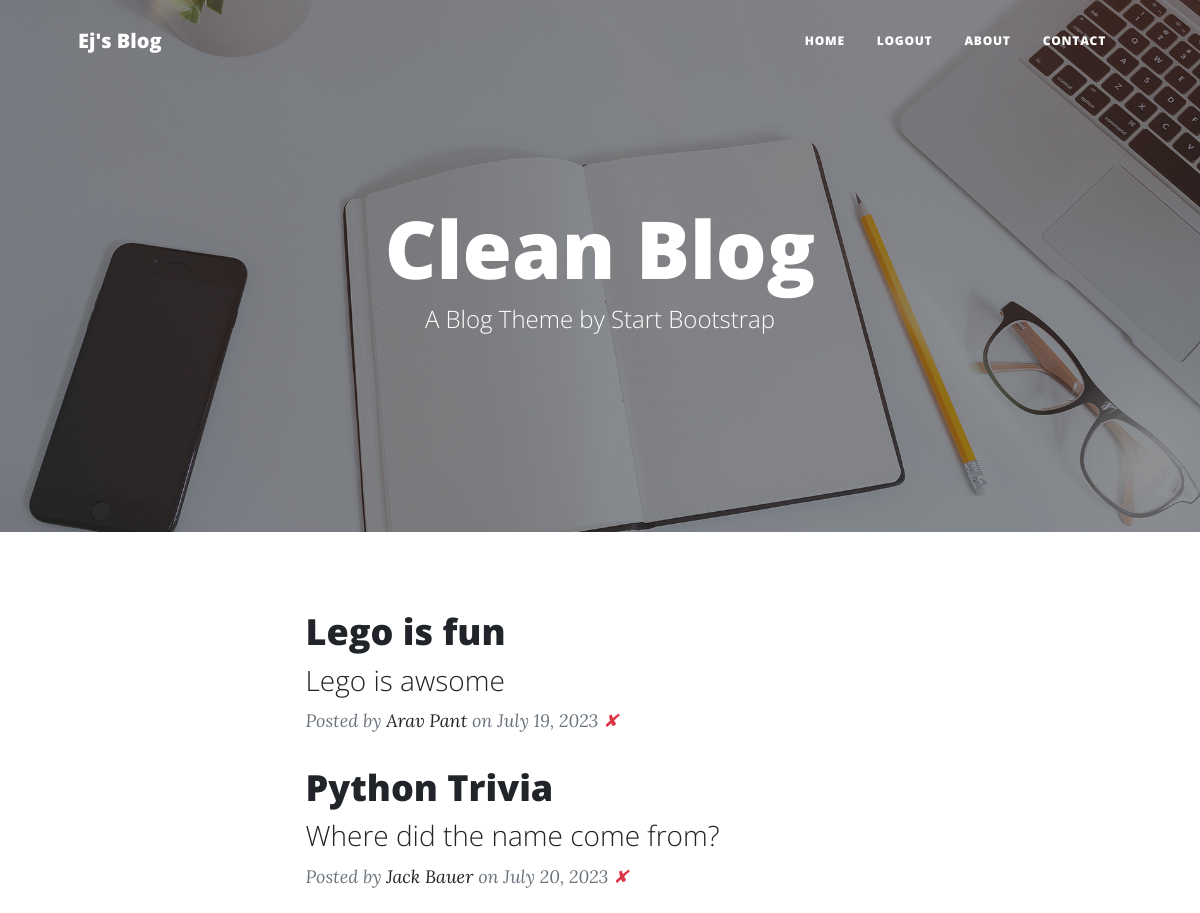
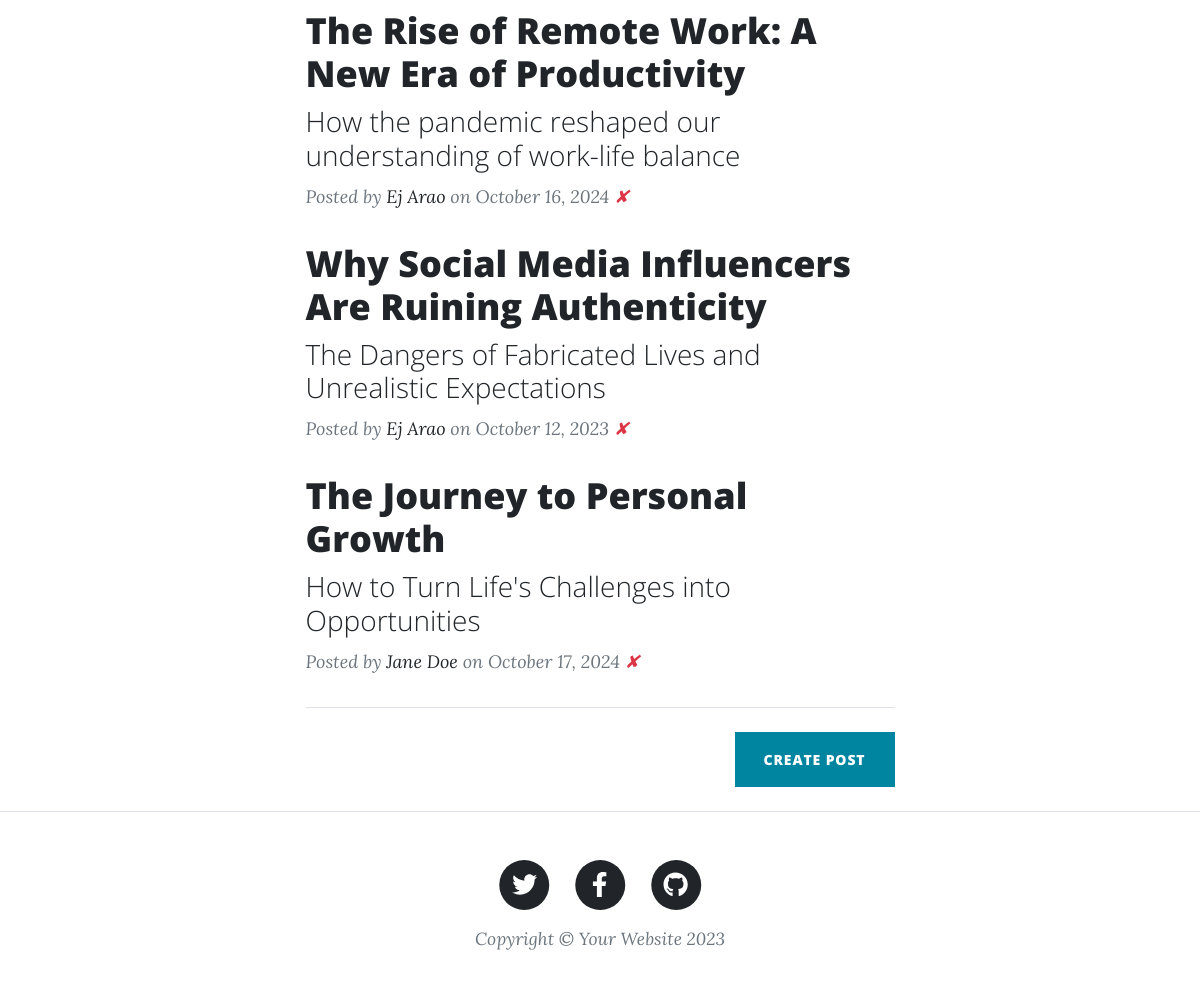
Screenshot of / (signed in) with the database file from the repository (2 pictures, top to bottom).
### models.py (models this page shows)
class BlogPost(db.Model):
    id: Mapped[int] = mapped_column(Integer, primary_key=True)
    title: Mapped[str] = mapped_column(String(250), unique=True, nullable=False)
    subtitle: Mapped[str] = mapped_column(String(250), nullable=False)
    date: Mapped[str] = mapped_column(String(250), nullable=False)
    body: Mapped[str] = mapped_column(Text, nullable=False)
    author: Mapped[str] = mapped_column(String(250), nullable=False)
    img_url: Mapped[str] = mapped_column(String(250), nullable=False)

### routes.py (the view)
@app.route('/')
@login_required
def home():
    bg_image_url = '/static/assets/img/home-bg.jpg'
    main_heading = 'Clean Blog'
    sub_heading = 'A Blog Theme by Start Bootstrap'
    blog_posts = BlogPost.query.all()
    return render_template('index.html', posts=blog_posts, bg_image_url=bg_image_url, main_heading=main_heading, sub_heading=sub_heading)

### routes.py (called while the page is built)
@login_manager.user_loader
def load_user(user_id):
    return User.query.get(int(user_id))

### templates/index.html
<!DOCTYPE html>
<html lang="en">
    {% include 'base/header.html' %}
    <body>
        {% include 'base/hero.html' %}
        <div class="container px-4 px-lg-5">
            <div class="row gx-4 gx-lg-5 justify-content-center">
                <div class="col-md-10 col-lg-8 col-xl-7">
                    {% for blog_post in posts %}
                    <div class="post-preview">
                        <a href="{{ url_for('blog', post_id=blog_post.id) }}">
                            <h2 class="post-title">{{ blog_post.title }}</h2>
                            <h3 class="post-subtitle">{{ blog_post.subtitle }}</h3>
                        </a>
                        <p class="post-meta">
                            Posted by
                            <a href="{{ url_for('home') }}">{{ blog_post.author }}</a>
                            on {{ blog_post.date }}
                            {% set delete_url = 'delete_post' %}
                            <a href="#" class="text-danger" data-bs-toggle="modal" data-bs-target="#deleteModal" onclick="setDeleteUrl('{{ url_for(delete_url, post_id=blog_post.id) }}')">✘</a>
                        </p>
                    </div>
                    {% endfor %}
                    <hr class="my-4" />
                    <div class="d-flex justify-content-end mb-4">
                        <a class="btn btn-primary text-uppercase" href="{{ url_for('manage_post') }}">Create Post</a>
                    </div>
                </div>
            </div>
        </div>
        {% include 'base/footer.html' %}
    </body>
</html>

### templates/base/header.html (shortened to what this page needs)
<head>
    <link href="/static/css/styles.css" rel="stylesheet" />
    <nav class="navbar navbar-expand-lg navbar-light" id="mainNav">
        <div class="container px-4 px-lg-5">
            <a class="navbar-brand" href="{{url_for('home')}}">Ej's Blog</a>
            <div class="collapse navbar-collapse" id="navbarResponsive">
                <ul class="navbar-nav ms-auto py-4 py-lg-0">
                    <li class="nav-item"><a class="nav-link px-lg-3 py-3 py-lg-4" href="{{ url_for('home') }}">Home</a></li>
                    {% if current_user.is_authenticated %}
                        <li class="nav-item"><a class="nav-link px-lg-3 py-3 py-lg-4" href="{{ url_for('logout') }}">Logout</a></li>
                    {% else %}
                        <li class="nav-item"><a class="nav-link px-lg-3 py-3 py-lg-4" href="{{ url_for('login') }}">Login</a></li>
                        <li class="nav-item"><a class="nav-link px-lg-3 py-3 py-lg-4" href="{{ url_for('register') }}">Register</a></li>
                    {% endif %}
                    <li class="nav-item"><a class="nav-link px-lg-3 py-3 py-lg-4" href="{{ url_for('about') }}">About</a></li>
                    <li class="nav-item"><a class="nav-link px-lg-3 py-3 py-lg-4" href="{{ url_for('contact') }}">Contact</a></li>
                </ul>
            </div>
        </div>
    </nav>
</head>

### templates/base/hero.html
<header class="masthead" style="background-image: url('{{ bg_image_url }}')">
    <div class="container position-relative px-4 px-lg-5">
        <div class="row gx-4 gx-lg-5 justify-content-center">
            <div class="col-md-10 col-lg-8 col-xl-7">
                <div class="site-heading">
                    <h1>{{ main_heading }}</h1>
                    <span class="subheading">{{ sub_heading }}</span>
                </div>
            </div>
        </div>
    </div>
</header>

### templates/base/footer.html (shortened to what this page needs)
<footer class="border-top">
<div class="container px-4 px-lg-5">
<div class="row gx-4 gx-lg-5 justify-content-center">
    <div class="col-md-10 col-lg-8 col-xl-7">
        <ul class="list-inline text-center">
            <li class="list-inline-item">
                <a href="#!">
                    <span class="fa-stack fa-lg">
                        <i class="fas fa-circle fa-stack-2x"></i>
                        <i class="fab fa-twitter fa-stack-1x fa-inverse"></i>
                    </span>
                </a>
            </li>
            <li class="list-inline-item">
                <a href="#!">
                    <span class="fa-stack fa-lg">
                        <i class="fas fa-circle fa-stack-2x"></i>
                        <i class="fab fa-facebook-f fa-stack-1x fa-inverse"></i>
                    </span>
                </a>
            </li>
            <li class="list-inline-item">
                <a href="#!">
                    <span class="fa-stack fa-lg">
                        <i class="fas fa-circle fa-stack-2x"></i>
                        <i class="fab fa-github fa-stack-1x fa-inverse"></i>
                    </span>
                </a>
            </li>
        </ul>
        <div class="small text-center text-muted fst-italic">Copyright &copy; Your Website 2023</div>
    </div>
</div>
</div>
</footer>

### rows the page displays
BlogPost: title "Lego is fun", subtitle "Lego is awsome", author "Arav Pant", date "July 19, 2023"
BlogPost: title "Python Trivia", subtitle "Where did the name come from?", author "Jack Bauer", date "July 20, 2023"
BlogPost: title "The Rise of Remote Work: A New Era of Productivity", subtitle "How the pandemic reshaped our understanding of work-life balance", author "Ej Arao", date "October 16, 2024"
BlogPost: title "Why Social Media Influencers Are Ruining Authenticity", subtitle "The Dangers of Fabricated Lives and Unrealistic Expectations", author "Ej Arao", date "October 12, 2023"
BlogPost: title "The Journey to Personal Growth", subtitle "How to Turn Life's Challenges into Opportunities", author "Jane Doe", date "October 17, 2024"

### other values shown
{{ main_heading }} "Clean Blog"
{{ sub_heading }} "A Blog Theme by Start Bootstrap"
